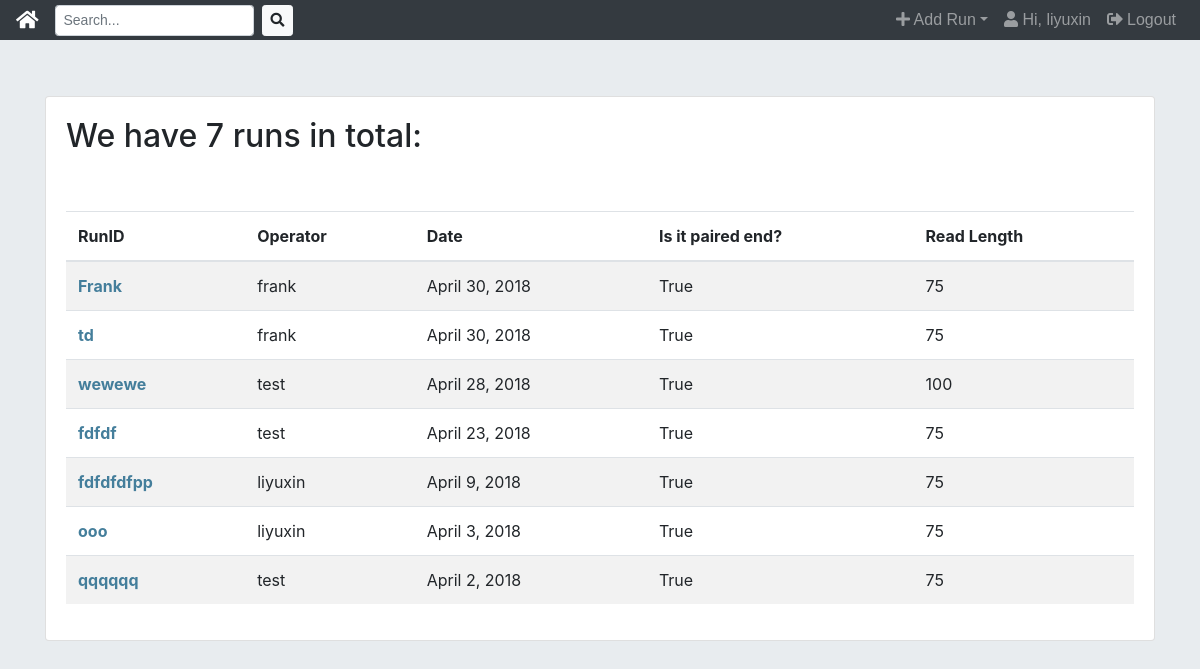
Before: /nextseq_app/home/ (signed in) with the older database file.
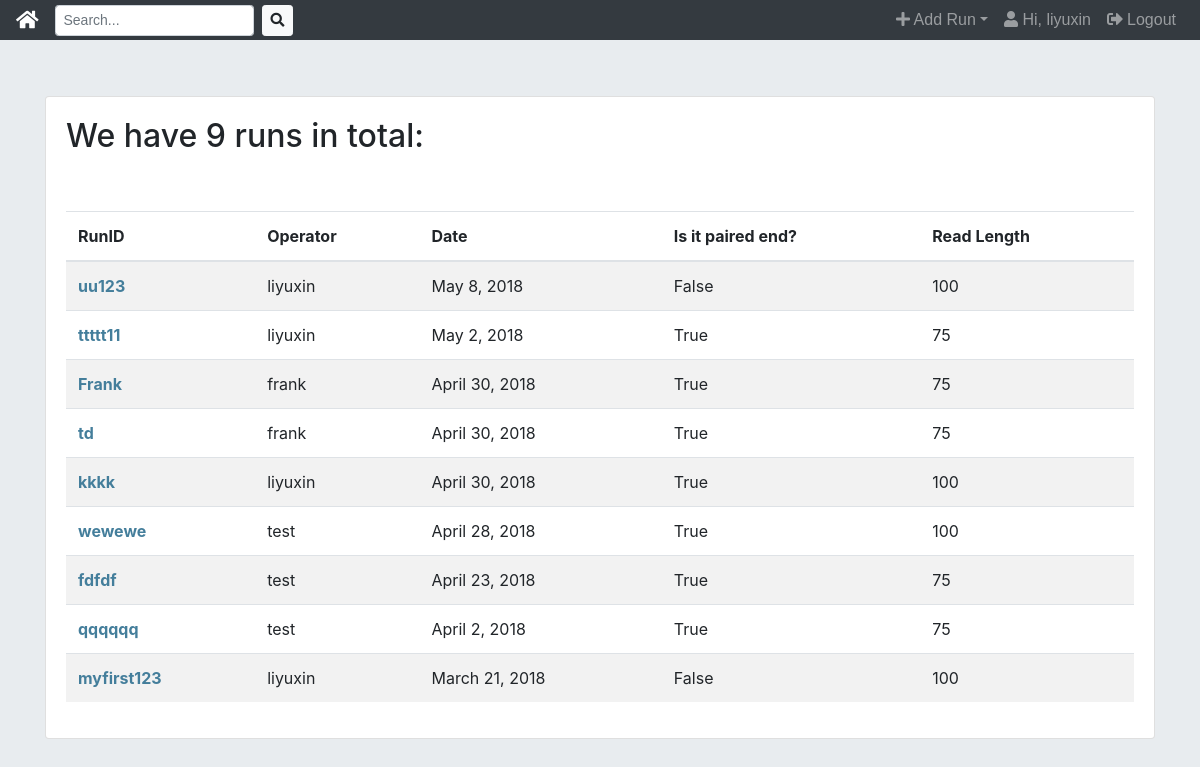
After: the same page with the newer database file.
### nextseq_app/models.py (models this page shows, shortened)
class RunInfo(models.Model):
	runid = models.CharField(max_length=200)
	operator = models.ForeignKey(User, on_delete=models.CASCADE)
	date = models.DateField('I did this run on...',help_text='Please enter like this: 2018-04-30')
	is_pe = models.BooleanField('Is it paired-end?', default=True)
	reads_length = models.IntegerField(default=75)
	class Meta:
		ordering = ['-date']

### nextseq_app/views.py (the view, shortened to what this page needs)
# urls.py: path('home/', views.HomeView.as_view(),name='home'),
@method_decorator(login_required, name='dispatch')
class HomeView(ListView):
	template_name = "nextseq_app/home.html"
	context_object_name = 'RunInfo_list'
	def get_queryset(self):
		queryset_list = RunInfo.objects.all()
		return queryset_list
	def get_context_data(self, **kwargs):
		context = super().get_context_data(**kwargs)
		context['number'] = self.get_queryset().count()
		return context

### nextseq_app/templates/nextseq_app/home.html
{% extends 'nextseq_app/base.html' %}
{% block body %}
<br />
<br />
<br />
<br />
<div class="container">
    <div class="card">
    <div class="card-body">
{% if request.GET.q %}
<h1>{{number}} runs matched:</h1>
{% else %}
<h2>We have {{number}} runs in total:</h2>
{% endif %}
<br />
<br />
<table class="table table-striped tablelg" >
  <thead>
    <tr>
      <th scope="col">RunID</th>
      <th scope="col">Operator</th>
      <th scope="col">Date</th>
      <th scope="col">Is it paired end?</th>
      <th scope="col">Read Length</th>
    </tr>
  </thead>
  <tbody>
  	{% for Run in RunInfo_list %}
    <tr>
      <td><a style="color:#447e9b; font-weight:bold" href="{% url 'nextseq_app:rundetail' Run.pk %}"> {{ Run.runid }} </a></td>
      <td>{{ Run.operator }}</td>
      <td>{{ Run.date|date }}</td>
      <td>{{ Run.is_pe }}</td>
      <td>{{ Run.reads_length }}</td>
    </tr>
    {% empty %}
    <li>No Runs yet.</li>
    {% endfor %}
  </tbody>
</table>
</div>
</div>
</div>
{% endblock %}

Changed rows visible on the page:
removed RunInfo: runid "fdfdfdfpp", operator "liyuxin", date "April 9, 2018", is_pe "True", reads_length "75"
removed RunInfo: runid "ooo", operator "liyuxin", date "April 3, 2018", is_pe "True", reads_length "75"
added RunInfo: runid "uu123", operator "liyuxin", date "May 8, 2018", is_pe "False", reads_length "100"
added RunInfo: runid "ttttt11", operator "liyuxin", date "May 2, 2018", is_pe "True", reads_length "75"
added RunInfo: runid "kkkk", operator "liyuxin", date "April 30, 2018", is_pe "True", reads_length "100"
added RunInfo: runid "myfirst123", operator "liyuxin", date "March 21, 2018", is_pe "False", reads_length "100"
Other visible differences:
{{ number }}: "7" → "9"
